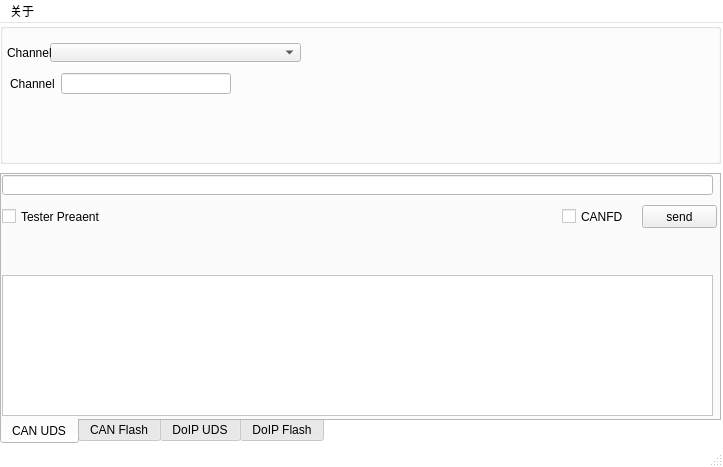
<?xml version="1.0" encoding="UTF-8"?>
<ui version="4.0">
 <class>MainWindow</class>
 <widget class="QMainWindow" name="MainWindow">
  <property name="enabled">
   <bool>true</bool>
  </property>
  <property name="geometry">
   <rect>
    <x>0</x>
    <y>0</y>
    <width>723</width>
    <height>467</height>
   </rect>
  </property>
  <property name="palette">
   <palette>
    <active>
     <colorrole role="Base">
      <brush brushstyle="SolidPattern">
       <color alpha="255">
        <red>255</red>
        <green>255</green>
        <blue>255</blue>
       </color>
      </brush>
     </colorrole>
     <colorrole role="Window">
      <brush brushstyle="SolidPattern">
       <color alpha="255">
        <red>255</red>
        <green>255</green>
        <blue>255</blue>
       </color>
      </brush>
     </colorrole>
    </active>
    <inactive>
     <colorrole role="Base">
      <brush brushstyle="SolidPattern">
       <color alpha="255">
        <red>255</red>
        <green>255</green>
        <blue>255</blue>
       </color>
      </brush>
     </colorrole>
     <colorrole role="Window">
      <brush brushstyle="SolidPattern">
       <color alpha="255">
        <red>255</red>
        <green>255</green>
        <blue>255</blue>
       </color>
      </brush>
     </colorrole>
    </inactive>
    <disabled>
     <colorrole role="Base">
      <brush brushstyle="SolidPattern">
       <color alpha="255">
        <red>255</red>
        <green>255</green>
        <blue>255</blue>
       </color>
      </brush>
     </colorrole>
     <colorrole role="Window">
      <brush brushstyle="SolidPattern">
       <color alpha="255">
        <red>255</red>
        <green>255</green>
        <blue>255</blue>
       </color>
      </brush>
     </colorrole>
    </disabled>
   </palette>
  </property>
  <property name="tabletTracking">
   <bool>false</bool>
  </property>
  <property name="windowTitle">
   <string>MainWindow</string>
  </property>
  <property name="autoFillBackground">
   <bool>false</bool>
  </property>
  <property name="documentMode">
   <bool>false</bool>
  </property>
  <property name="tabShape">
   <enum>QTabWidget::Rounded</enum>
  </property>
  <widget class="QWidget" name="centralwidget">
   <widget class="QTabWidget" name="tabWidget">
    <property name="enabled">
     <bool>true</bool>
    </property>
    <property name="geometry">
     <rect>
      <x>0</x>
      <y>150</y>
      <width>721</width>
      <height>271</height>
     </rect>
    </property>
    <property name="autoFillBackground">
     <bool>false</bool>
    </property>
    <property name="tabPosition">
     <enum>QTabWidget::South</enum>
    </property>
    <property name="tabShape">
     <enum>QTabWidget::Rounded</enum>
    </property>
    <property name="currentIndex">
     <number>0</number>
    </property>
    <property name="iconSize">
     <size>
      <width>16</width>
      <height>16</height>
     </size>
    </property>
    <property name="elideMode">
     <enum>Qt::ElideLeft</enum>
    </property>
    <property name="usesScrollButtons">
     <bool>true</bool>
    </property>
    <property name="documentMode">
     <bool>false</bool>
    </property>
    <property name="tabsClosable">
     <bool>false</bool>
    </property>
    <property name="movable">
     <bool>false</bool>
    </property>
    <property name="tabBarAutoHide">
     <bool>false</bool>
    </property>
    <widget class="QWidget" name="CANUDS">
     <attribute name="title">
      <string>CAN UDS</string>
     </attribute>
     <widget class="QTextEdit" name="textEdit">
      <property name="geometry">
       <rect>
        <x>0</x>
        <y>100</y>
        <width>711</width>
        <height>141</height>
       </rect>
      </property>
     </widget>
     <widget class="QLineEdit" name="lineEdit">
      <property name="geometry">
       <rect>
        <x>0</x>
        <y>0</y>
        <width>711</width>
        <height>20</height>
       </rect>
      </property>
     </widget>
     <widget class="QPushButton" name="pushButton">
      <property name="geometry">
       <rect>
        <x>640</x>
        <y>30</y>
        <width>75</width>
        <height>23</height>
       </rect>
      </property>
      <property name="text">
       <string>send</string>
      </property>
      <property name="autoDefault">
       <bool>false</bool>
      </property>
      <property name="flat">
       <bool>false</bool>
      </property>
     </widget>
     <widget class="QCheckBox" name="checkBox_3E">
      <property name="geometry">
       <rect>
        <x>0</x>
        <y>30</y>
        <width>111</width>
        <height>23</height>
       </rect>
      </property>
      <property name="text">
       <string>Tester Preaent</string>
      </property>
     </widget>
     <widget class="QCheckBox" name="checkBox_sendcanfd">
      <property name="geometry">
       <rect>
        <x>560</x>
        <y>30</y>
        <width>68</width>
        <height>23</height>
       </rect>
      </property>
      <property name="text">
       <string>CANFD</string>
      </property>
     </widget>
    </widget>
    <widget class="QWidget" name="CANFlash">
     <attribute name="title">
      <string>CAN Flash</string>
     </attribute>
    </widget>
    <widget class="QWidget" name="DoIPUDS">
     <attribute name="title">
      <string>DoIP UDS</string>
     </attribute>
    </widget>
    <widget class="QWidget" name="DoIPFlash">
     <attribute name="title">
      <string>DoIP Flash</string>
     </attribute>
    </widget>
   </widget>
   <widget class="QGroupBox" name="groupBox">
    <property name="geometry">
     <rect>
      <x>0</x>
      <y>0</y>
      <width>721</width>
      <height>141</height>
     </rect>
    </property>
    <property name="layoutDirection">
     <enum>Qt::LeftToRight</enum>
    </property>
    <property name="title">
     <string/>
    </property>
    <widget class="QWidget" name="horizontalLayoutWidget_2">
     <property name="geometry">
      <rect>
       <x>10</x>
       <y>50</y>
       <width>221</width>
       <height>21</height>
      </rect>
     </property>
     <layout class="QHBoxLayout" name="horizontalLayout_2">
      <item>
       <widget class="QLabel" name="label_channel_2">
        <property name="text">
         <string>Channel</string>
        </property>
       </widget>
      </item>
      <item>
       <widget class="QLineEdit" name="lineEdit_channel_2"/>
      </item>
     </layout>
    </widget>
    <widget class="QComboBox" name="comboBox_channel">
     <property name="geometry">
      <rect>
       <x>50</x>
       <y>20</y>
       <width>251</width>
       <height>19</height>
      </rect>
     </property>
    </widget>
    <widget class="QLabel" name="label_channel">
     <property name="geometry">
      <rect>
       <x>7</x>
       <y>15</y>
       <width>51</width>
       <height>29</height>
      </rect>
     </property>
     <property name="text">
      <string>Channel</string>
     </property>
    </widget>
   </widget>
  </widget>
  <widget class="QMenuBar" name="menubar">
   <property name="geometry">
    <rect>
     <x>0</x>
     <y>0</y>
     <width>723</width>
     <height>22</height>
    </rect>
   </property>
   <widget class="QMenu" name="menu">
    <property name="title">
     <string>关于</string>
    </property>
   </widget>
   <addaction name="menu"/>
  </widget>
  <widget class="QStatusBar" name="statusbar"/>
 </widget>
 <resources/>
 <connections/>
</ui>
